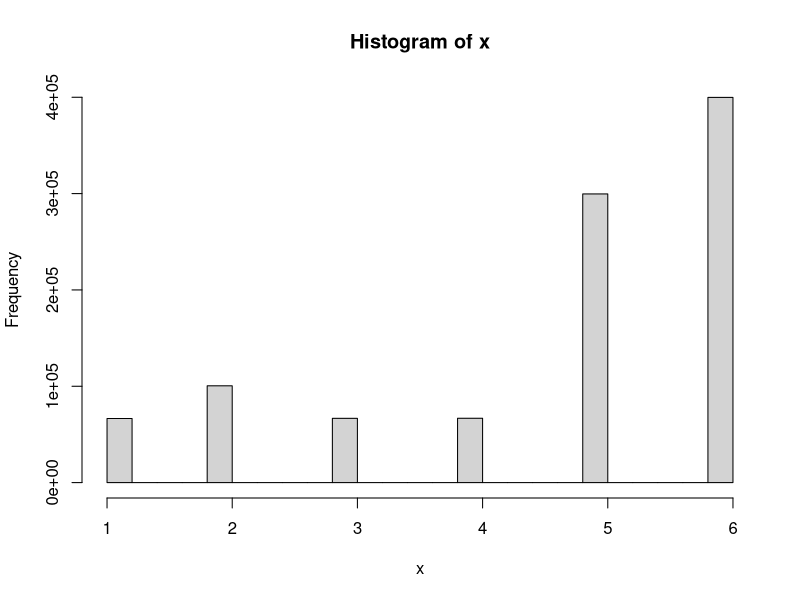

Reproduce this figure in R.
#Tema:
#construiti o functie in R care sa genereze un zar masluit pe mai multe fete indicand
#probabilitatile fetelor favorizate iar celelalte probabilitati sa fie calculate implicit (0.1/10 bonus)

fete <- 1:6
fav <- c(5, 6, 2) #hardcodam n-tuple-ul pe care il vrem favorizat
probFav <-c(0.3, 0.4, 0.1) #harcodam n-tuple-ul de probabilitati
rest <- 1 - sum(probFav) 
neFav <- setdiff(fete, fav) 
prob <- rep(0,6)
prob[fav] <- probFav
prob[neFav] <- rest/length(neFav)
x<- sample(fete, 10^6, replace = T, prob = prob)
hist(x)


